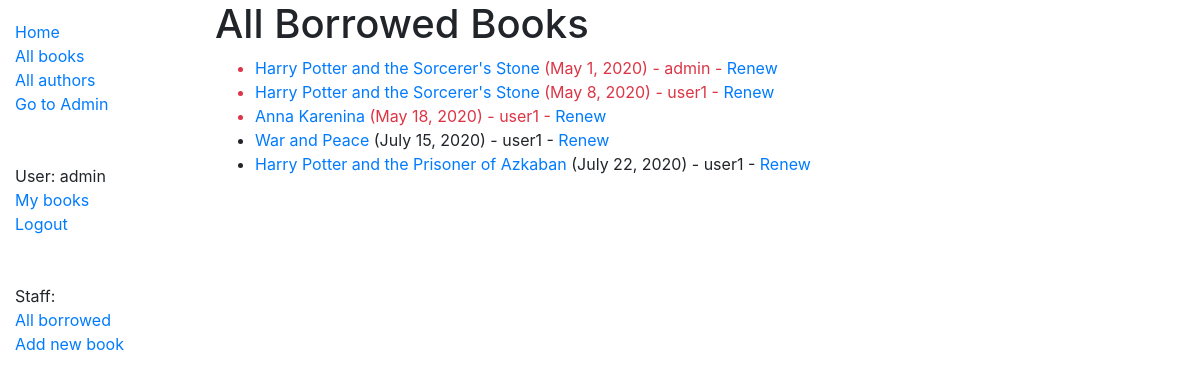
The page /locallibrary/borrowed/ (signed in) on the database its author committed.
### locallibrary/models.py (models this page shows, shortened)
class BookInstance(models.Model):
    id = models.UUIDField(primary_key=True, default=uuid.uuid4, help_text='Unique ID for this particular book across whole library')
    book = models.ForeignKey('Book', on_delete=models.SET_NULL, null=True)
    imprint = models.CharField(max_length=200)
    due_back = models.DateField(null=True, blank=True)
    borrower = models.ForeignKey(User, on_delete=models.SET_NULL, null=True, blank=True)
    LOAN_STATUS = (
        ('m', 'Maintenance'),
        ('o', 'On loan'),
        ('a', 'Available'),
        ('r', 'Reserved'),
    )
    status = models.CharField(
        max_length=1,
        choices=LOAN_STATUS,
        blank=True,
        default='m',
        help_text='Book availability',
    )
    class Meta:
        ordering = ['due_back']
        permissions = (("can_mark_returned", "Set book as returned"),)
    @property
    def is_overdue(self):
        if self.due_back and date.today() > self.due_back:
            return True
        return False

class Book(models.Model):
    title = models.CharField(max_length=200)
    author = models.ForeignKey('Author', on_delete=models.SET_NULL, null=True)
    summary = models.TextField(max_length=1000, help_text='Enter a brief description of the book')
    isbn = models.CharField('ISBN', max_length=13, help_text='13 Character <a href="https://www.isbn-international.org/content/what-isbn">ISBN number</a>')
    genre = models.ManyToManyField(Genre, help_text='Select a genre for this book')
    language = models.ForeignKey('Language', on_delete=models.SET_NULL, null=True)
    def display_genre(self):
        """Create a string for the Genre. This is required to display genre in Admin."""
        return ', '.join(genre.name for genre in self.genre.all()[:3])
    display_genre.short_description = 'Genre'

### locallibrary/views.py (the view)
# urls.py: path('borrowed/', views.LoanedBooksAllListView.as_view(), name='all-borrowed'),
class LoanedBooksAllListView(PermissionRequiredMixin,generic.ListView):
    model = BookInstance
    template_name ='locallibrary/bookinstance_list_borrowed_all.html'
    paginate_by = 10
    permission_required = 'locallibrary.can_mark_returned'
    def get_queryset(self):
        return BookInstance.objects.filter(status__exact='o').order_by('due_back')

### locallibrary/templates/locallibrary/bookinstance_list_borrowed_all.html
{% extends "base_generic.html" %}
{% block content %}
    <h1>All Borrowed Books</h1>
    {% if bookinstance_list %}
    <ul>
      {% for bookinst in bookinstance_list %}
      <li class="{% if bookinst.is_overdue %}text-danger{% endif %}">
        <a href="{% url 'book-detail' bookinst.book.pk %}">{{bookinst.book.title}}</a> ({{ bookinst.due_back }}) - {{bookinst.borrower}} {% if perms.locallibrary.can_mark_returned %}- <a href="{% url 'renew-book-librarian' bookinst.id %}">Renew</a>  {% endif %}
      </li>
      {% endfor %}
    </ul>
    {% else %}
      <p>There are no books borrowed.</p>
    {% endif %}
{% endblock %}

### templates/base_generic.html (shortened to what this page needs)
<!DOCTYPE html>
<html lang="en">
<head>
  <link rel="stylesheet" href="https://stackpath.bootstrapcdn.com/bootstrap/4.1.3/css/bootstrap.min.css">
  {% load static %}
  <link rel="stylesheet" href="{% static 'css/styles.css' %}">
</head>
<body>
  <div class="container-fluid">
    <div class="row">
      <div class="col-sm-2">
      {% block sidebar %}
        <ul class="sidebar-nav">
          <li><a href="{% url 'index' %}">Home</a></li>
          <li><a href="{% url 'books' %}">All books</a></li>
          <li><a href="{% url 'authors' %}">All authors</a></li>
          <li><a href="{% url 'admin:index' %}">Go to Admin</a></li><br><br>
          {% if user.is_authenticated %}
          <li>User: {{ user.get_username }}</li>
          <li><a href="{% url 'my-borrowed' %}">My books</a></li>
          <li><a href="{% url 'logout'%}?next={{request.path}}">Logout</a></li>
            {% if perms.locallibrary.can_mark_returned %}
            <br><br>
            <li>Staff:</li>
            <li><a href="{% url 'all-borrowed' %}">All borrowed</a></li>
            <li><a href="{% url 'book_create' %}">Add new book</a></li>
            {% endif %}
          {% else %}
          <li><a href="{% url 'login'%}?next={{request.path}}">Login</a></li>
          {% endif %}
        </ul>
     {% endblock %}
      </div>
      <div class="col-sm-10 ">{% block content %}{% endblock %}
      </div>
    </div>
  </div>
</body>
</html>

### locallibrary/static/css/styles.css (style rules this page uses)
.sidebar-nav { margin-top: 20px; padding: 0; list-style: none; }

### rows shown on the page
BookInstance: book "Harry Potter and the Sorcerer's Stone", due_back "May 1, 2020", borrower "admin"
BookInstance: book "Harry Potter and the Sorcerer's Stone", due_back "May 8, 2020", borrower "user1"
BookInstance: book "Anna Karenina", due_back "May 18, 2020", borrower "user1"
BookInstance: book "War and Peace", due_back "July 15, 2020", borrower "user1"
BookInstance: book "Harry Potter and the Prisoner of Azkaban", due_back "July 22, 2020", borrower "user1"

### other values the page prints
{{ user.get_username }} "admin"
